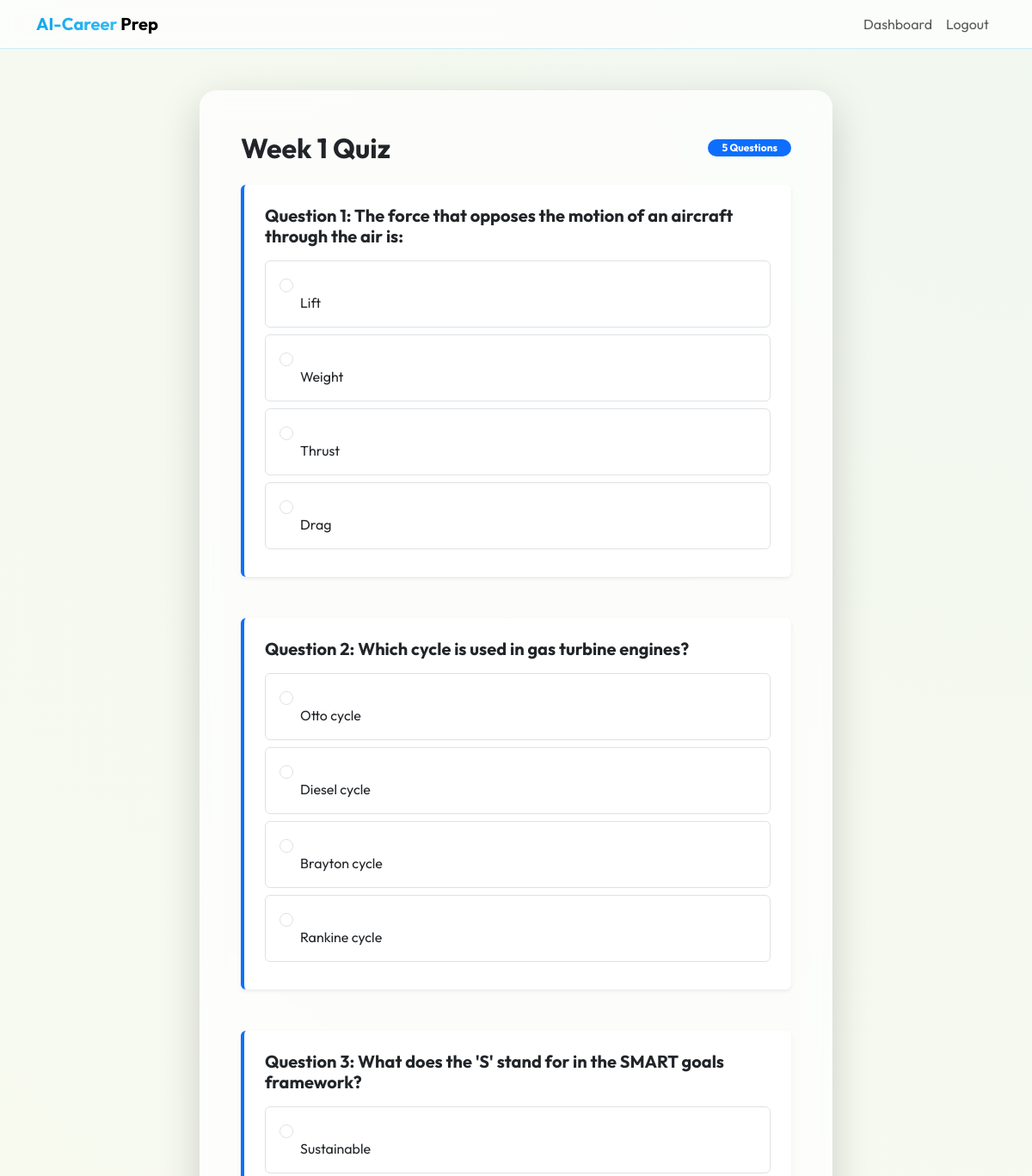
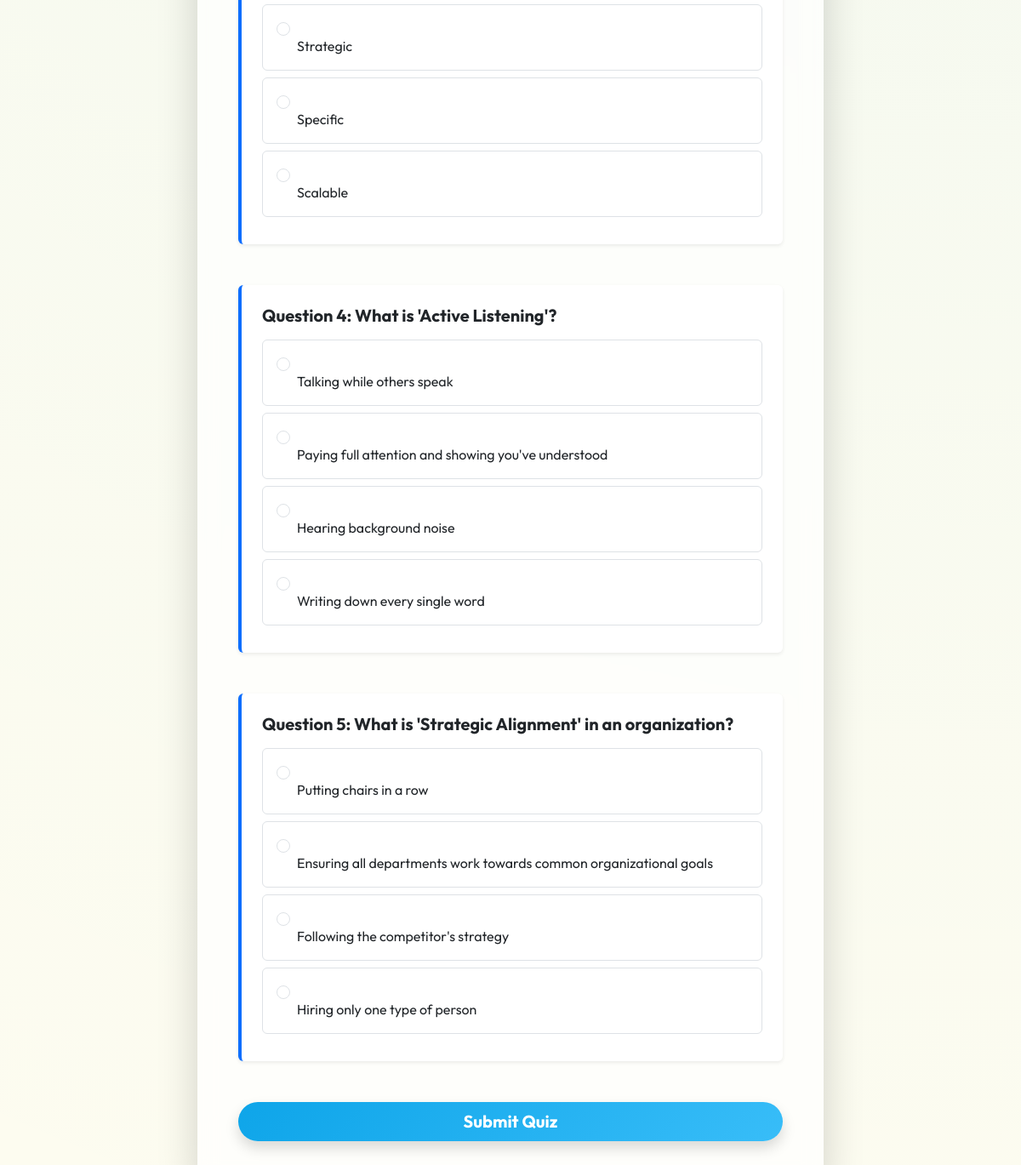
Page /quiz (signed in) on the committed database (2 pictures, top to bottom).
### models.py (models this page shows)
class QuizQuestion(db.Model):
    id = db.Column(db.Integer, primary_key=True)
    category = db.Column(db.String(50))
    sub_category = db.Column(db.String(100))
    week_number = db.Column(db.Integer, default=1)
    difficulty = db.Column(db.String(20))
    question_text = db.Column(db.Text, nullable=False)
    option_a = db.Column(db.String(200), nullable=False)
    option_b = db.Column(db.String(200), nullable=False)
    option_c = db.Column(db.String(200), nullable=False)
    option_d = db.Column(db.String(200), nullable=False)
    correct_option = db.Column(db.String(1), nullable=False) # A, B, C, or D

### app.py (the view, shortened to what this page needs)
@app.route('/quiz', methods=['GET', 'POST'])
@login_required
def quiz():
    from core.quiz_engine import get_quiz_questions
    from models import QuizQuestion, QuizAttempt
    week = request.args.get('week', 1, type=int)
    questions = get_quiz_questions(current_user, week_number=week)
    return render_template('quiz.html', questions=questions, week=week)

### templates/quiz.html (shortened to what this page needs)
{% extends "base.html" %}
{% block content %}
<div class="row justify-content-center">
    <div class="col-md-8">
        <div class="card card-glass p-5 shadow-lg border-0">
            <div class="d-flex justify-content-between align-items-center mb-4">
                <h2 class="fw-bold mb-0">Week {{ week }} Quiz</h2>
                <span class="badge bg-primary rounded-pill px-3">{{ questions|length }} Questions</span>
            </div>
            <form action="{{ url_for('quiz') }}" method="POST" id="quizForm">
                {% for q in questions %}
                <div class="quiz-question mb-5 p-4 rounded bg-white shadow-sm border-start border-primary border-4">
                    <h5 class="fw-bold mb-3">Question {{ loop.index }}: {{ q.question_text }}</h5>
                    <div class="options-grid">
                        <div class="form-check mb-2 p-3 border rounded hover-bg">
                            <input class="form-check-input ms-0" type="radio" name="q_{{ q.id }}" id="q{{ q.id }}a" value="A" required>
                            <label class="form-check-label ms-4 w-100" for="q{{ q.id }}a">{{ q.option_a }}</label>
                        </div>
                        <div class="form-check mb-2 p-3 border rounded hover-bg">
                            <input class="form-check-input ms-0" type="radio" name="q_{{ q.id }}" id="q{{ q.id }}b" value="B">
                            <label class="form-check-label ms-4 w-100" for="q{{ q.id }}b">{{ q.option_b }}</label>
                        </div>
                        <div class="form-check mb-2 p-3 border rounded hover-bg">
                            <input class="form-check-input ms-0" type="radio" name="q_{{ q.id }}" id="q{{ q.id }}c" value="C">
                            <label class="form-check-label ms-4 w-100" for="q{{ q.id }}c">{{ q.option_c }}</label>
                        </div>
                        <div class="form-check mb-2 p-3 border rounded hover-bg">
                            <input class="form-check-input ms-0" type="radio" name="q_{{ q.id }}" id="q{{ q.id }}d" value="D">
                            <label class="form-check-label ms-4 w-100" for="q{{ q.id }}d">{{ q.option_d }}</label>
                        </div>
                    </div>
                </div>
                {% endfor %}
                <div class="d-grid mt-4">
                    <button type="submit" class="btn btn-primary btn-lg rounded-pill fw-bold shadow">Submit Quiz</button>
                </div>
            </form>
        </div>
    </div>
</div>
{% endblock %}

### static/css/style.css (style rules this page uses)
:root { --sky-blue: #0ea5e9; --sky-blue-hover: #0284c7; --cream-bg: #fdfcf0; --deep-slate: #0f172a; --glass-bg: rgba(255, 255, 255, 0.85); --glass-border: rgba(14, 165, 233, 0.15); --primary-gradient: linear-gradient(135deg, #0ea5e9 0%, #38bdf8 100%); }
body { background-color: var(--cream-bg); background-image: radial-gradient(circle at top right, rgba(14, 165, 233, 0.05), transparent); color: var(--deep-slate); min-height: 100vh; }
.card-glass { background: var(--glass-bg); backdrop-filter: blur(12px); border: 1px solid var(--glass-border); border-radius: 20px; box-shadow: 0 10px 30px rgba(14, 165, 233, 0.08); transition: transform 0.3s ease, box-shadow 0.3s ease; }

### templates/base.html (style rules this page uses)
:root { --sky-blue: #0ea5e9; --sky-blue-hover: #0284c7; --cream-bg: #fdfcf0; --deep-slate: #0f172a; --glass-bg: rgba(255, 255, 255, 0.7); --glass-border: rgba(14, 165, 233, 0.2); --primary-gradient: linear-gradient(135deg, #0ea5e9 0%, #38bdf8 100%); }
body { font-family: 'Outfit', sans-serif; background-color: var(--cream-bg); color: var(--deep-slate); min-height: 100vh; }
.btn-primary { background: var(--primary-gradient); border: none; box-shadow: 0 4px 15px rgba(14, 165, 233, 0.3); color: white !important; }

### rows in the picture
QuizQuestion: question_text "The force that opposes the motion of an aircraft through the air is:", option_a "Lift", option_b "Weight", option_c "Thrust", option_d "Drag"
QuizQuestion: question_text "Which cycle is used in gas turbine engines?", option_a "Otto cycle", option_b "Diesel cycle", option_c "Brayton cycle", option_d "Rankine cycle"
QuizQuestion: question_text "What does the 'S' stand for in the SMART goals framework?", option_a "Sustainable", option_b "Strategic", option_c "Specific", option_d "Scalable"
QuizQuestion: question_text "What is 'Active Listening'?", option_a "Talking while others speak", option_b "Paying full attention and showing you've understood", option_c "Hearing background noise", option_d "Writing down every single word"
QuizQuestion: question_text "What is 'Strategic Alignment' in an organization?", option_a "Putting chairs in a row", option_b "Ensuring all departments work towards common organizational goals", option_c "Following the competitor's strategy", option_d "Hiring only one type of person"

### other values in the picture
{{ week }} "1"
{{ questions|length }} "5"
